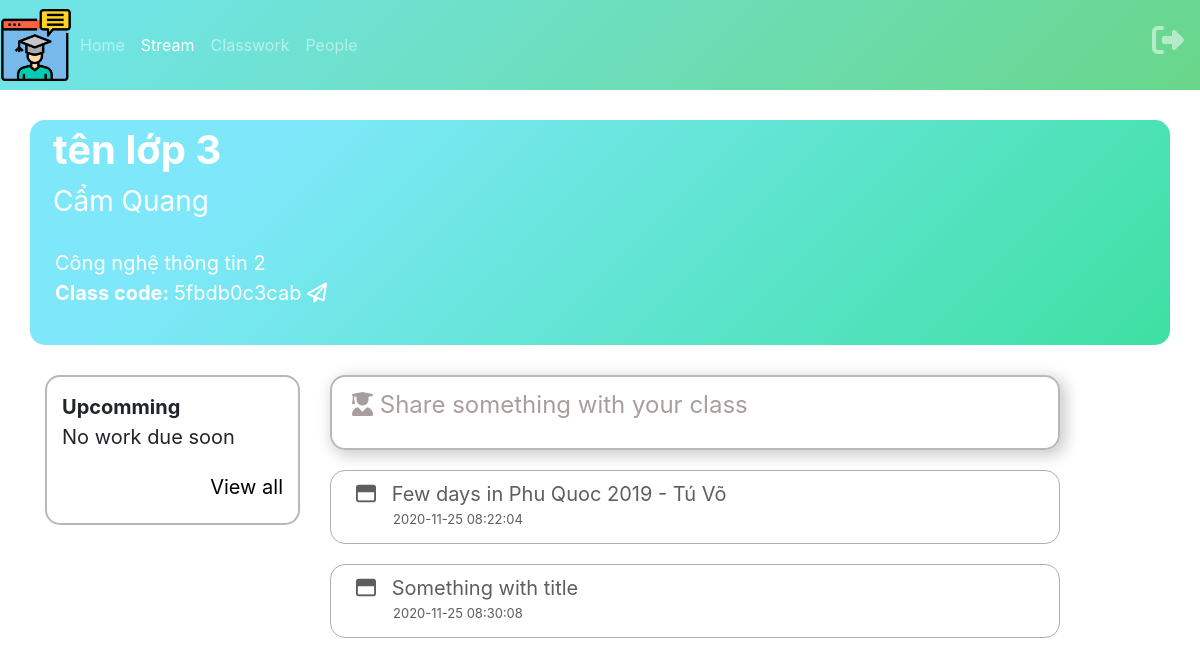
Page /public/stream.php?id=5fbdb0c3cab (signed in) on the earlier database version.
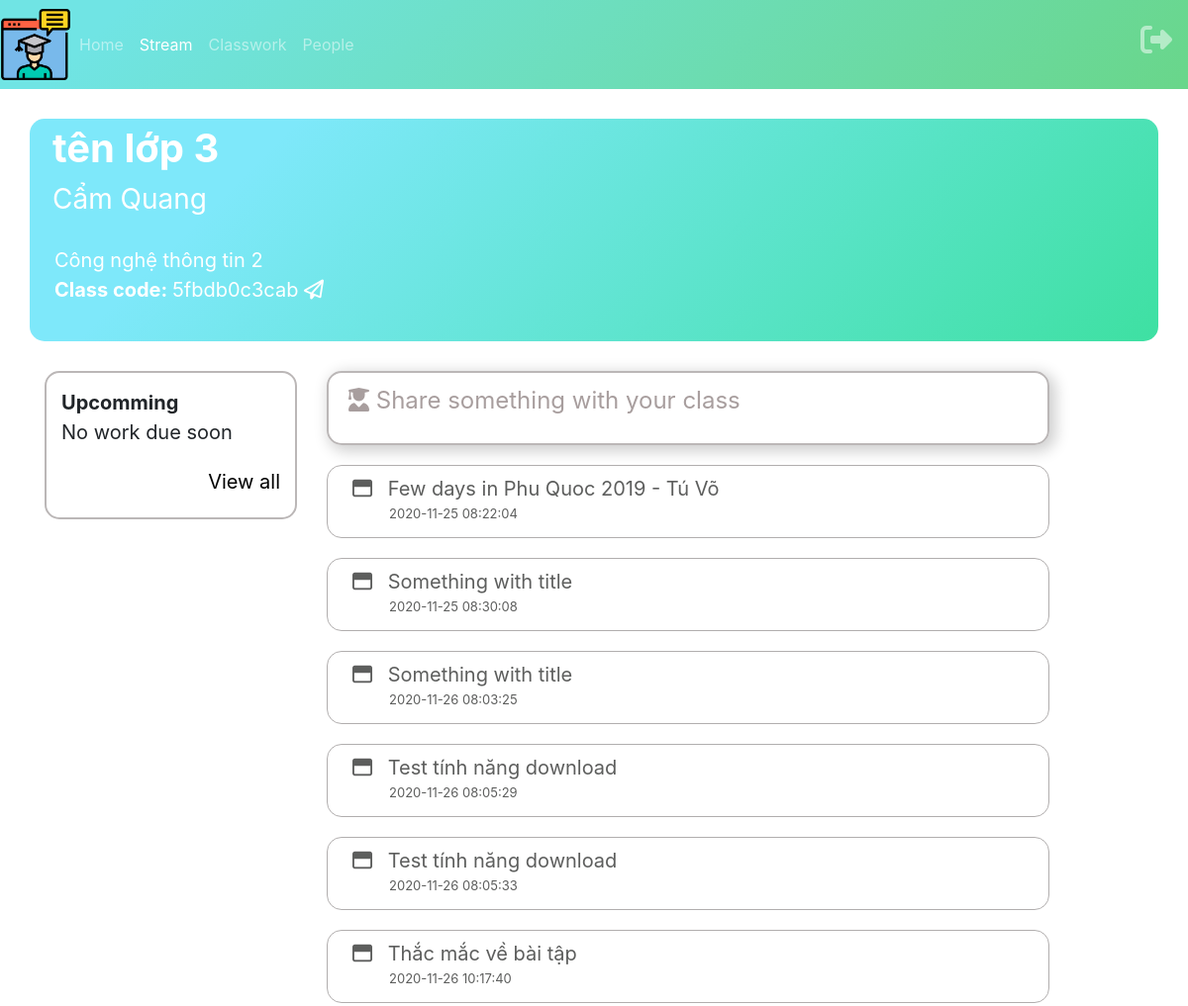
Same page on the later database version.
### tables this page shows
CREATE TABLE `announcement` (
  `id` varchar(11) NOT NULL,
  `title` varchar(100) DEFAULT NULL,
  `news` varchar(200) DEFAULT NULL,
  `id_class` varchar(11) DEFAULT NULL,
  `created_by_id` int(11) DEFAULT NULL,
  `created_at` timestamp NOT NULL DEFAULT current_timestamp(),
  `updated_at` timestamp NULL DEFAULT NULL ON UPDATE current_timestamp()
);

### libraries/Database.php (called while the page is built, shortened)
<?php
    class Database
    {
        public $link;
        public function __construct()
        {
            $this->link = mysqli_connect("localhost","root","","web_classroom") or die ();
            mysqli_set_charset($this->link,"utf8");
        }
        public function fetchAllCondition($table , $query)
        {
            $sql = "SELECT * FROM {$table} WHERE $query" ;
            $result = mysqli_query($this->link,$sql) or die("Lỗi Truy Vấn fetchAll " .mysqli_error($this->link));
            $data = [];
            if( $result)
            {
                while ($num = mysqli_fetch_assoc($result))
                {
                    $data[] = $num;
                }
            }
            return $data;
        }
    }
?>

### autoload/autoload.php (called while the page is built, shortened)
<?php
require_once __DIR__. "/../libraries/Database.php";
$db = new Database;
?>

### public/stream.php (the view, shortened to what the changed rows need)
<?php
    require_once __DIR__. "/../autoload/autoload.php";
    $id = $_GET['id'];
        $load_announcement = $db -> fetchAllCondition('announcement',"id_class = '".$id."'");
?>
<!DOCTYPE html>
<html>
    <head>
        <link href="css/style.css" rel="stylesheet" type="text/css" />
        <link rel="stylesheet" href="https://maxcdn.bootstrapcdn.com/bootstrap/4.5.2/css/bootstrap.min.css">
        <link rel="stylesheet" href="https://cdnjs.cloudflare.com/ajax/libs/font-awesome/4.7.0/css/font-awesome.min.css">
    </head>
    <body>
        <div class=" stream container-sm">
            <div class="content">
                <div class="row">
                    <div class="banner2 class-anounce col-lg-8">
                        <?php foreach ($load_announcement as $item):?>
                        <a href="announcement.php?id=<?php echo $item['id']?>">
                        <div class="hiddenstreamcontent" >
                            <div id="hiddenstreamcontent-content">
                                <i class="far fa-window-maximize"></i>
                                <?php echo $item['title'] ?>
                                <label > <i class="fa fa-ellipsis-v" id="more"></i></label>
                                <p id="datestream"> <?php echo $item['created_at'] ?> </p>
                            </div>
                        </div>
                        </a>
                        <?php endforeach?>
                    </div>
                </div>
            </div>
        </div>
    </body>
</html>

Differences in the rows shown:
added announcement: title "Something with title", created_at "2020-11-26 08:03:25"
added announcement: title "Test tính năng download", created_at "2020-11-26 08:05:29"
added announcement: title "Test tính năng download", created_at "2020-11-26 08:05:33"
added announcement: title "Thắc mắc về bài tập", created_at "2020-11-26 10:17:40"
